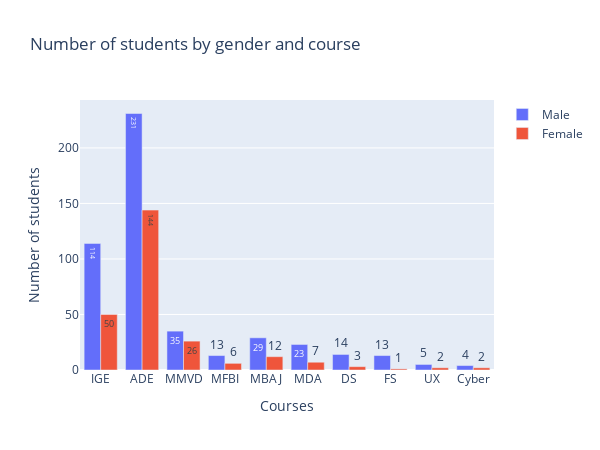

Notebook cell for this chart:
### Code cell
# Gráfica de barras de estudiantes por género y por carrera (Grado, Máster y Bootcamp) con plotly 

import plotly.graph_objects as go

# Cantidad de alumnos por género y por curso
courses = ['IGE', 'ADE', 'MMVD', 'MFBI', 'MBAJ', 'MDA', 'DS', 'FS', 'UX', 'Cyber']
male_students = [male_ige, male_ade, male_MMVD, male_MFBI, male_MBAJ, male_MDA, male_DS, male_FS, male_UX, male_Cyber]
female_students = [female_ige, female_ade, female_MMVD, female_MFBI, female_MBAJ, female_MDA, female_DS, female_FS, female_UX, female_Cyber]

# Calcular la suma total de cada carrera
total_students = [sum(x) for x in zip(male_students, female_students)]

# Crear la figura y los datos para las barras
fig = go.Figure()
fig.add_trace(go.Bar(x=courses, y=male_students, name='Male', text=male_students, textposition='auto'))
fig.add_trace(go.Bar(x=courses, y=female_students, name='Female', text=female_students, textposition='auto'))

# Mostrar la suma total agrupando masculinos y femeninos
#for i in range(len(courses)):
#    fig.add_annotation(x=courses[i], y=total_students[i], text=str(total_students[i]), showarrow=False)

# Configurar el diseño del gráfico
fig.update_layout(  barmode='group', 
                    title='Number of students by gender and course', 
                    xaxis_title='Courses', 
                    yaxis_title='Number of students',
                    width=600,                                                  
                    height=450
                    )

# Mostrar el gráfico
fig.show()

### Figure 1 — Plotly figure (JSON) as saved in the notebook; plotly's stock layout.template omitted (floating-point values rounded to 4 significant figures)
{"data": [{"name": "Male", "text": ["114", "231", "35", "13", "29", "23", "14", "13", "5", "4"], "textposition": "auto", "type": "bar", "x": ["IGE", "ADE", "MMVD", "MFBI", "MBAJ", "MDA", "DS", "FS", "UX", "Cyber"], "y": [114, 231, 35, 13, 29, 23, 14, 13, 5, 4]}, {"name": "Female", "text": ["50", "144", "26", "6", "12", "7", "3", "1", "2", "2"], "textposition": "auto", "type": "bar", "x": ["IGE", "ADE", "MMVD", "MFBI", "MBAJ", "MDA", "DS", "FS", "UX", "Cyber"], "y": [50, 144, 26, 6, 12, 7, 3, 1, 2, 2]}], "layout": {"barmode": "group", "height": 450, "title": {"text": "Number of students by gender and course"}, "width": 600, "xaxis": {"title": {"text": "Courses"}}, "yaxis": {"title": {"text": "Number of students"}}}}
